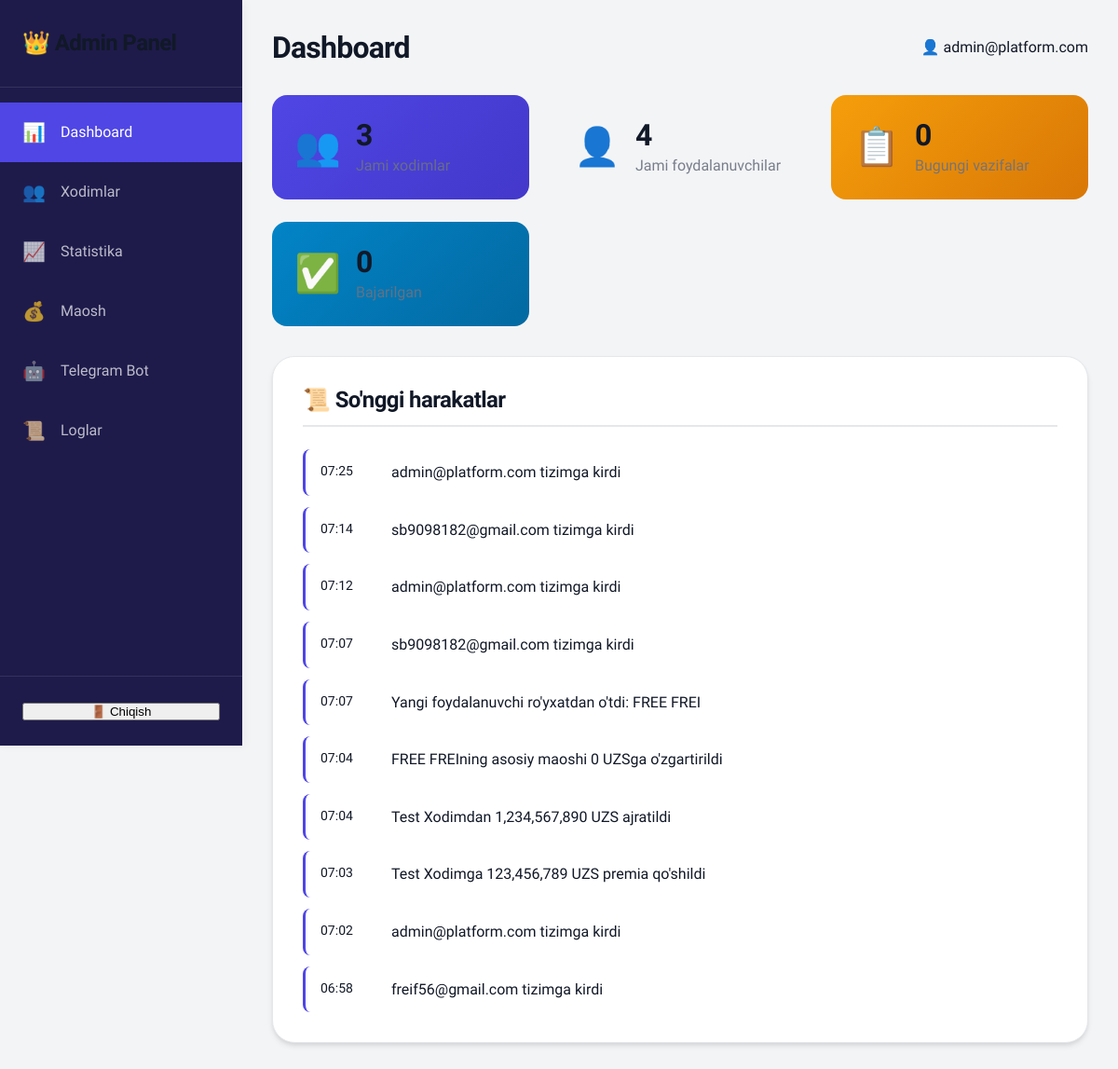
The app's page /admin/dashboard (signed in), older data.
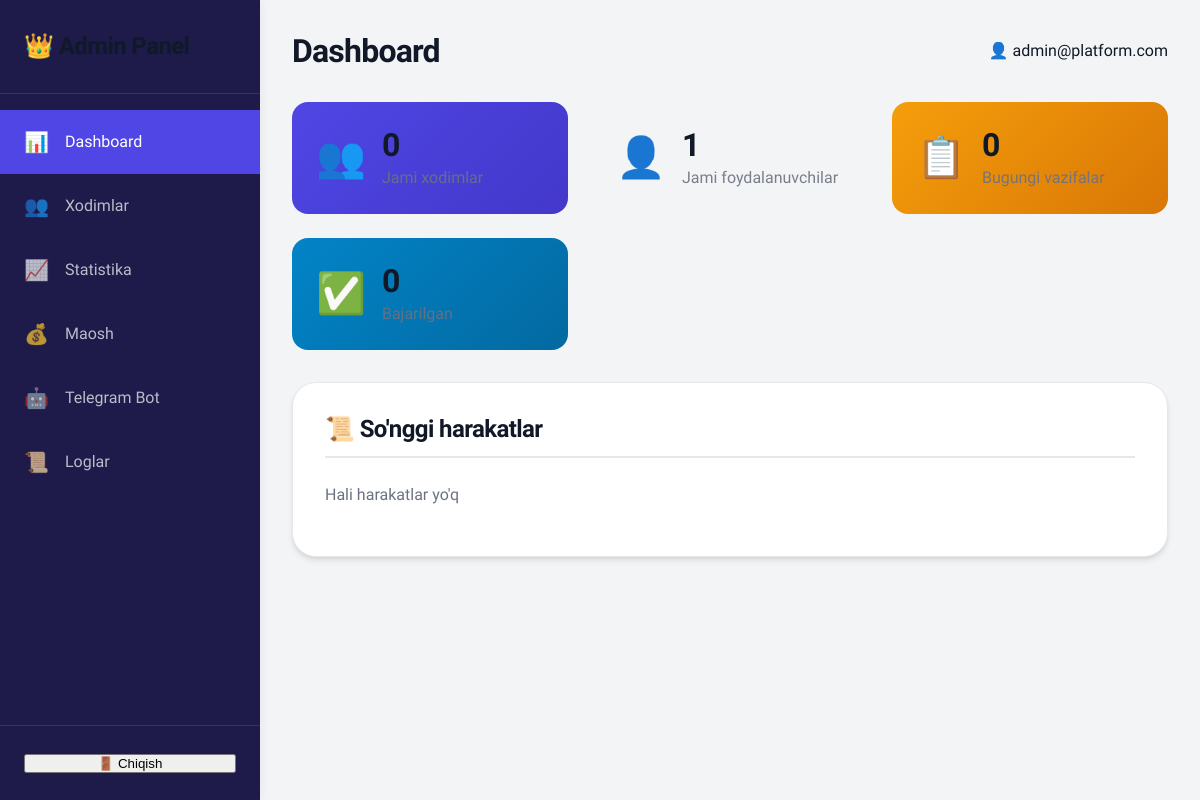
The same page, newer data.
### models.py (models this page shows, shortened)
class Action(db.Model):
    __tablename__ = 'actions'
    id = db.Column(db.Integer, primary_key=True)
    user_id = db.Column(db.Integer, db.ForeignKey('users.id'), nullable=False)
    action_type = db.Column(db.String(50), nullable=False)
    description = db.Column(db.Text)
    timestamp = db.Column(db.DateTime, default=datetime.utcnow)

### app.py (the view)
@app.route('/admin/dashboard')
@login_required
def admin_dashboard():
    if current_user.role != 'admin':
        return redirect(url_for('employee_dashboard'))
    total_employees = Employee.query.filter_by(status='active').count()
    total_users = User.query.count()
    recent_actions = Action.query.order_by(Action.timestamp.desc()).limit(10).all()
    return render_template('admin/dashboard.html',
                         total_employees=total_employees,
                         total_users=total_users,
                         recent_actions=recent_actions)

### app.py (called while the page is built)
@login_manager.user_loader
def load_user(user_id):
    return User.query.get(int(user_id))

### templates/admin/dashboard.html (shortened to what this page needs)
{% extends "base.html" %}
{% block extra_css %}
<link rel="stylesheet" href="{{ url_for('static', filename='css/admin.css') }}">
{% endblock %}
{% block content %}
<div class="admin-container">
    <aside class="sidebar">
        <div class="sidebar-header">
            <h2>👑 Admin Panel</h2>
        </div>
        <nav class="sidebar-menu">
            <a href="/admin/dashboard" class="menu-item active">
                <span class="icon">📊</span>
                Dashboard
            </a>
            <a href="/admin/employees" class="menu-item">
                <span class="icon">👥</span>
                Xodimlar
            </a>
            <a href="/admin/statistics" class="menu-item">
                <span class="icon">📈</span>
                Statistika
            </a>
            <a href="/admin/salary" class="menu-item">
                <span class="icon">💰</span>
                Maosh
            </a>
            <a href="/admin/bot" class="menu-item">
                <span class="icon">🤖</span>
                Telegram Bot
            </a>
            <a href="/admin/logs" class="menu-item">
                <span class="icon">📜</span>
                Loglar
            </a>
        </nav>
        <div class="sidebar-footer">
            <button onclick="logout()" class="logout-btn">🚪 Chiqish</button>
        </div>
    </aside>
    <main class="main-content">
        <header class="content-header">
            <h1>Dashboard</h1>
            <div class="user-info">
                <span>👤 {{ current_user.email }}</span>
            </div>
        </header>
        <div class="stats-grid">
            <div class="stat-card primary">
                <div class="stat-icon">👥</div>
                <div class="stat-details">
                    <h3>{{ total_employees }}</h3>
                    <p>Jami xodimlar</p>
                </div>
            </div>
            <div class="stat-card success">
                <div class="stat-icon">👤</div>
                <div class="stat-details">
                    <h3>{{ total_users }}</h3>
                    <p>Jami foydalanuvchilar</p>
                </div>
            </div>
            <div class="stat-card warning">
                <div class="stat-icon">📋</div>
                <div class="stat-details">
                    <h3>0</h3>
                    <p>Bugungi vazifalar</p>
                </div>
            </div>
            <div class="stat-card info">
                <div class="stat-icon">✅</div>
                <div class="stat-details">
                    <h3>0</h3>
                    <p>Bajarilgan</p>
                </div>
            </div>
        </div>
        <div class="content-section">
            <h2>📜 So'nggi harakatlar</h2>
            <div class="actions-list">
                {% if recent_actions %}
                {% for action in recent_actions %}
                <div class="action-item">
                    <span class="action-time">{{ action.timestamp.strftime('%H:%M') }}</span>
                    <span class="action-desc">{{ action.description }}</span>
                </div>
                {% endfor %}
                {% else %}
                <p class="no-data">Hali harakatlar yo'q</p>
                {% endif %}
            </div>
        </div>
    </main>
</div>
{% endblock %}

Row changes from the older to the newer data that the page shows:
removed Action: timestamp "07:25", description "admin@platform.com tizimga kirdi"
removed Action: timestamp "07:14", description "sb9098182@gmail.com tizimga kirdi"
removed Action: timestamp "07:12", description "admin@platform.com tizimga kirdi"
removed Action: timestamp "07:07", description "sb9098182@gmail.com tizimga kirdi"
removed Action: timestamp "07:07", description "Yangi foydalanuvchi ro'yxatdan o'tdi: FREE FREI"
removed Action: timestamp "07:04", description "FREE FREIning asosiy maoshi 0 UZSga o'zgartirildi"
removed Action: timestamp "07:04", description "Test Xodimdan 1,234,567,890 UZS ajratildi"
removed Action: timestamp "07:03", description "Test Xodimga 123,456,789 UZS premia qo'shildi"
removed Action: timestamp "07:02", description "admin@platform.com tizimga kirdi"
removed Action: timestamp "06:58", description "freif56@gmail.com tizimga kirdi"
Text that changed along with them:
{{ total_employees }}: "3" → "0"
{{ total_users }}: "4" → "1"
text now shown: "Hali harakatlar yo'q"
